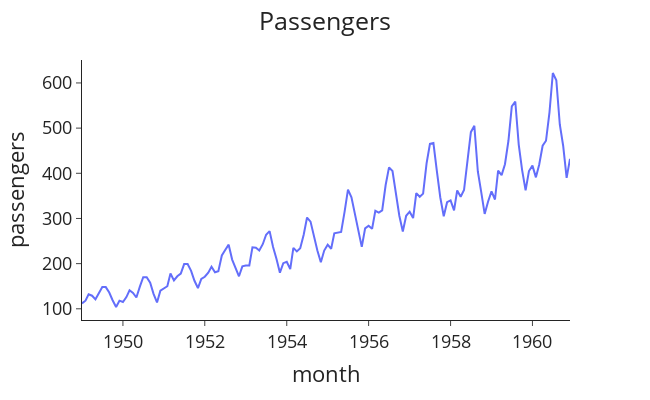

Notebook source saved alongside this figure:
### Code cell
utils.plotting("Passengers", data, x="month", y="passengers", x_label="month", y_label="passengers")

### Figure 1 — Plotly figure (JSON) as saved in the notebook; plotly's stock layout.template omitted (floating-point values rounded to 4 significant figures; data arrays with more than 128 entries replaced by an {"elided": "..."} marker saying what was removed)
{"data": [{"hovertemplate": "month=%{x}<br>passengers=%{y}<extra></extra>", "legendgroup": "", "line": {"color": "#636efa", "dash": "solid"}, "marker": {"symbol": "circle"}, "mode": "lines", "name": "", "orientation": "v", "showlegend": false, "type": "scatter", "x": {"elided": "144 str values"}, "xaxis": "x", "y": {"elided": "144 int values"}, "yaxis": "y"}], "layout": {"font": {"size": 18}, "height": 400, "legend": {"tracegroupgap": 0}, "margin": {"t": 60}, "title": {"text": "Passengers", "x": 0.5}, "width": 650, "xaxis": {"anchor": "y", "autorange": true, "domain": [0, 1], "range": ["1949-01-01", "1960-12-01"], "title": {"text": "month"}, "type": "date"}, "yaxis": {"anchor": "x", "autorange": true, "domain": [0, 1], "range": [75.22, 650.8], "title": {"text": "passengers"}, "type": "linear"}}}
